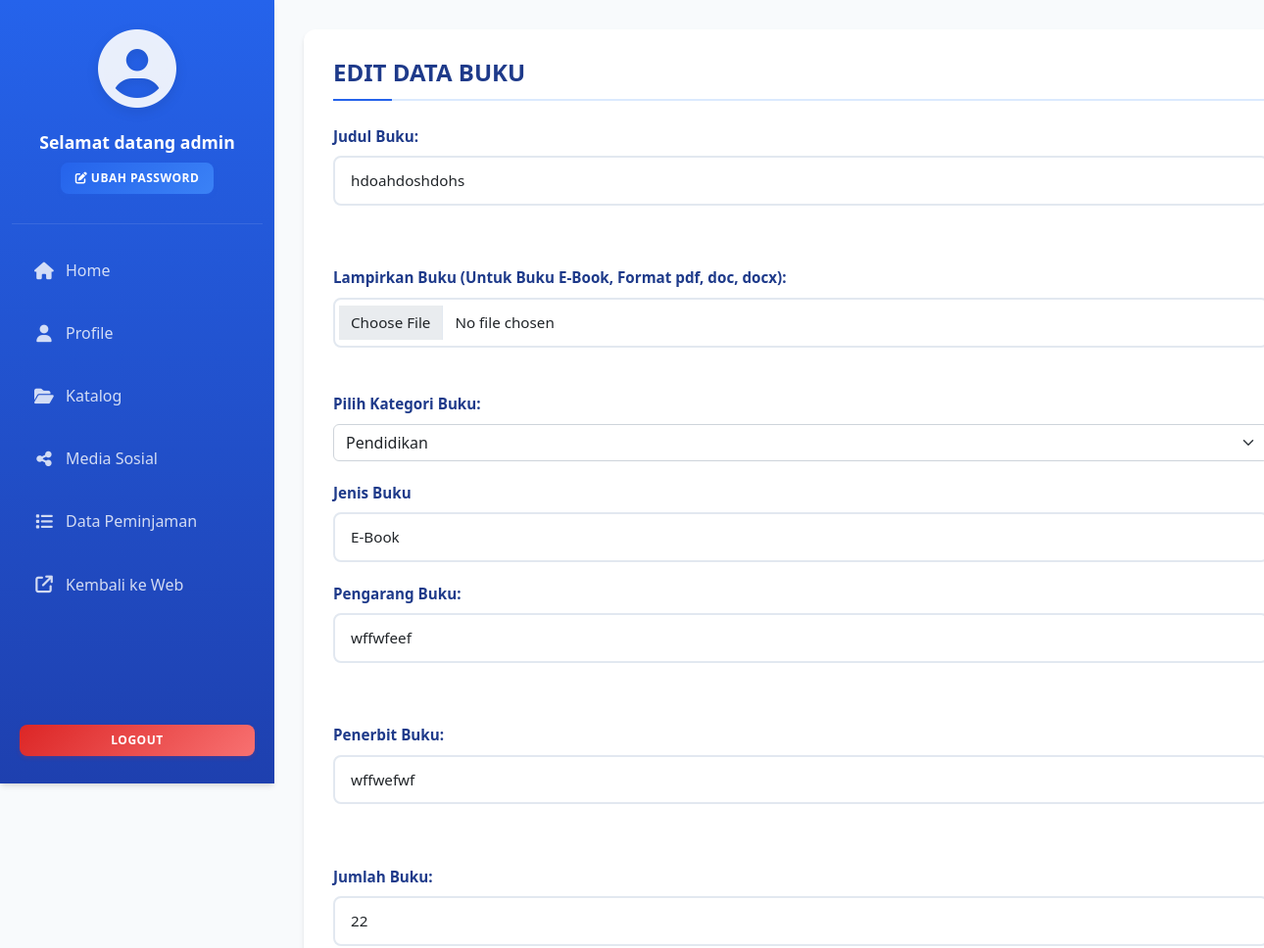
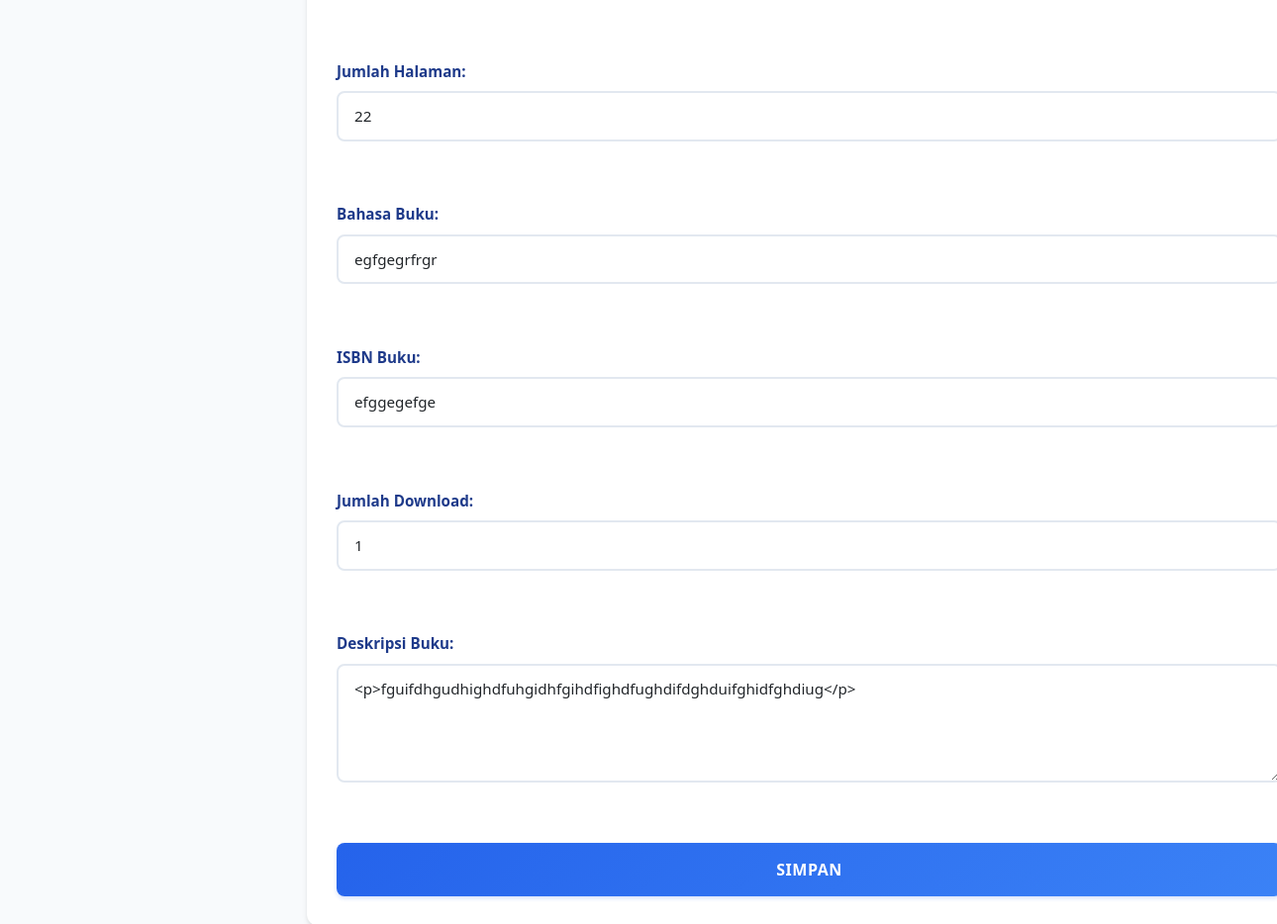
The page /admin/pages/edit_book.php?id=98 (signed in) on the database its author committed (2 pictures, top to bottom).
### tables this page shows
CREATE TABLE `buku` (
  `id_buku` int NOT NULL AUTO_INCREMENT,
  `judul_buku` varchar(100) NOT NULL,
  `lampiran_buku` varchar(100) NOT NULL DEFAULT '"#"',
  `thumbnail_buku` varchar(100) NOT NULL DEFAULT '"#"',
  `id_informasi` int NOT NULL,
  `kategori_buku` varchar(100) NOT NULL,
  `jenis_buku` enum('Fisik','E-Book') NOT NULL DEFAULT 'E-Book',
  `pengarang_buku` varchar(100) NOT NULL,
  `penerbit_buku` varchar(100) NOT NULL,
  `jumlah_buku` int NOT NULL,
  `download` int NOT NULL DEFAULT '1',
  `pinjam` int NOT NULL DEFAULT '1',
  `deskripsi_buku` varchar(500) NOT NULL,
  PRIMARY KEY (`id_buku`),
  KEY `FK_id_informasi_idx` (`id_informasi`),
  KEY `FK_id_buku` (`judul_buku`),
  CONSTRAINT `FK_id_informasi` FOREIGN KEY (`id_informasi`) REFERENCES `informasi` (`id_informasi`) ON DELETE CASCADE ON UPDATE CASCADE
);

CREATE TABLE `informasi` (
  `id_informasi` int NOT NULL AUTO_INCREMENT,
  `jumlah_halaman` int NOT NULL,
  `bahasa_buku` varchar(45) NOT NULL,
  `isbn_buku` varchar(45) NOT NULL,
  PRIMARY KEY (`id_informasi`)
);

### config/class.php (called while the page is built, shortened)
<?php
class Perpustakaan{
    private $conn;
    public function __construct($dbConnection){
        $this->conn = $dbConnection;
    }
    public function viewBookDetail($id_berita): array{
        $id = $id_berita;
        $sql = <<<SQL
            SELECT buku.*, informasi.jumlah_halaman, informasi.bahasa_buku, informasi.isbn_buku
            FROM buku
            JOIN informasi ON buku.id_informasi = informasi.id_informasi
            WHERE buku.id_buku = ?
        SQL;
        $stmt = $this->conn->prepare($sql);
        $stmt->bindParam(1, $id);
        $stmt->execute();
        $book = $stmt->fetch(PDO::FETCH_ASSOC);
        return [
            "book" => $book
        ];
    }
}

### admin/pages/edit_book.php (the view, shortened to what this page needs)
<?php
require_once __DIR__ . "/../../config/class.php";
require_once __DIR__ . "/../config/class.php";
$conn = getConnection();
$perpustakaan = new Perpustakaan($conn);
if($_SERVER['REQUEST_METHOD'] == "GET"){
    if (isset($_GET['id'])) {
        $id_berita = $_GET['id'];
        $result = $perpustakaan->viewBookDetail($id_berita);
        $book = $result['book'];
    }
}
?>
<!DOCTYPE html>
<html lang="en">
<head>
    <link href="https://cdn.jsdelivr.net/npm/bootstrap@5.2.3/dist/css/bootstrap.min.css" rel="stylesheet">
    <link href="https://cdn.jsdelivr.net/npm/bootstrap-icons@1.10.5/font/bootstrap-icons.css" rel="stylesheet">
    <link rel="stylesheet" href="https://cdnjs.cloudflare.com/ajax/libs/font-awesome/6.5.0/css/all.min.css" />
    <link rel="stylesheet" href="https://cdnjs.cloudflare.com/ajax/libs/toastr.js/latest/css/toastr.min.css">
    <link rel="stylesheet" href="../../assets/style/admin_home.css">
</head>
<body>
    <div class="container-fluid">
        <div class="row min-vh-100">
            <div class="col-md-2 col-12 bg-primary">
            <?php include 'nav.php'; ?>
            </div>
            <div class="col-md-10 col-12 bg-success">
                <div>
                    <h1>EDIT DATA BUKU</h1>
                    <form action="edit_book.php" id="edit_book" method="POST" enctype="multipart/form-data">
                        <label class="form-label" for="judul_buku">Judul Buku:</label><br>
                        <input class="form-control" type="text" name="judul_buku" id="judul_buku" autocomplete="off" required value="<?= isset($book['judul_buku']) ? htmlspecialchars($book['judul_buku']) : "Tidak Ada Judul Buku" ?>"><br>
                        <?php if($book["jenis_buku"] == "E-Book"){ ?>
                            <label class="form-label" for="lampiran_buku">Lampirkan Buku (Untuk Buku E-Book, Format pdf, doc, docx):</label><br>
                            <input class="form-control" type="file" name="lampiran_buku" accept=".pdf,.doc,.docx" id="lampiran_buku" value="<?= isset($book['lampiran_buku']) ? htmlspecialchars($book['lampiran_buku']) : "Tidak Ada Lampiran" ?>" autocomplete="off" placeholder="Lampirkan file pdf, doc, docx"><br>
                        <?php } ?>
                        <label class="form-label" for="kategori_buku">Pilih Kategori Buku:</label><br>
                        <?php
                        $kategoriList = [
                            "Romansa" => "Romansa",
                            "Petualangan" => "Petualangan",
                            "Fantasi" => "Fantasi",
                            "Misteri" => "Misteri",
                            "Teknologi" => "Teknologi",
                            "Kesehatan" => "Kesehatan",
                            "Sejarah" => "Sejarah",
                            "Psikologi" => "Psikologi",
                            "Filsafat" => "Filsafat",
                            "Biografi" => "Biografi",
                            "Sosiologi" => "Sosiologi",
                            "Politik & Pemerintahan" => "Politik & Pemerintahan",
                            "Ekonomi & Bisnis" => "Ekonomi & Bisnis",
                            "Agama" => "Agama",
                            "Pendidikan" => "Pendidikan",
                            "Pengembangan Diri" => "Pengembangan Diri"
                        ];
                        ?>
                        <select class="form-select" name="kategori_buku" id="kategori_buku" required>
                            <?php foreach ($kategoriList as $value => $label): ?>
                                <option value="<?= $value ?>" <?= $book['kategori_buku'] == $value ? 'selected' : '' ?>>
                                    <?= $label ?>
                                </option>
                            <?php endforeach; ?>
                        </select>
                        <label class="form-label" for="jenis_buku">Jenis Buku</label>
                        <input type="text" class="form-control" name="jenis_buku" value="<?= isset($book['jenis_buku']) ? htmlspecialchars($book['jenis_buku']) : "Tidak Ada Jenis Buku" ?>" readonly>
                        <label class="form-label" for="pengarang_buku">Pengarang Buku:</label><br>
                        <input class="form-control" type="text" name="pengarang_buku" id="pengarang_buku" value="<?= isset($book['pengarang_buku']) ? htmlspecialchars($book['pengarang_buku']) : "Tidak Ada Pengarang Buku" ?>" autocomplete="off"><br>
                        <label class="form-label" for="penerbit_buku">Penerbit Buku:</label><br>
                        <input class="form-control" type="text" name="penerbit_buku" id="penerbit_buku" value="<?= isset($book['penerbit_buku'])? htmlspecialchars($book['penerbit_buku']) : "Tidak Ada Penerbit Buku" ?>" autocomplete="off"><br>
                        <label class="form-label" for="jumlah_buku">Jumlah Buku:</label><br>
                        <input class="form-control" type="number" name="jumlah_buku" id="jumlah_buku" value="<?= isset($book['jumlah_buku'])? htmlspecialchars($book['jumlah_buku']) : "Tidak Ada Jumlah Buku"  ?>" autocomplete="off" required><br>
                        <label class="form-label" for="jumlah_halaman">Jumlah Halaman:</label><br>
                        <input class="form-control" type="number" name="jumlah_halaman" min="5" max="10000" id="jumlah_halaman" value="<?= isset($book['jumlah_halaman']) ? htmlspecialchars($book['jumlah_halaman']) : "Tidak Ada Jumlah Halaman"  ?>" autocomplete="off" required><br>
                        <label class="form-label" for="bahasa_buku">Bahasa Buku:</label><br>
                        <input class="form-control" type="text" name="bahasa_buku" id="bahasa_buku" min="0" max="10000" value="<?= isset($book['bahasa_buku']) ? htmlspecialchars($book['bahasa_buku']) : "Tidak Ada Bahasa Buku"?>" autocomplete="off" required><br>
                        <label class="form-label" for="isbn_buku">ISBN Buku:</label><br>
                        <input class="form-control" type="text" name="isbn_buku" id="isbn_buku" value="<?= isset($book['isbn_buku']) ? htmlspecialchars($book['isbn_buku']) : "Tidak Ada ISBN Buku" ?>" autocomplete="off" required><br>
                        <?php if($book["jenis_buku"] == "E-Book") {?>
                            <label class="form-label" for="download_buku">Jumlah Download:</label><br>
                            <input class="form-control" type="text" name="download_buku" id="download_buku" value="<?= isset($book['download']) ? htmlspecialchars($book['download']) : "Tidak Ada Jumlah Download" ?>" autocomplete="off" required><br>
                        <?php } ?>
                        <label class="form-label" for="deskripsi_buku">Deskripsi Buku:</label><br>
                        <textarea name="deskripsi_buku" id="deskripsi_buku" class="form-control" rows="4" cols="50" autocomplete="off" ><?= isset($book['deskripsi_buku']) ? htmlspecialchars($book['deskripsi_buku']) : "Tidak Ada Deskripsi Buku"  ?></textarea><br>
                        <button class="btn btn-save w-100" type="submit" name="submit">Simpan</button>
                    </form>
                </div>
            </div>
        </div>
    </div>
</body>
</html>

### assets/style/admin_home.css (style rules this page uses)
:root { --primary-blue: #2563eb; --primary-blue-dark: #1d4ed8; --primary-blue-light: #3b82f6; --primary-grey: #374151; --primary-grey-light: #4b5563; --danger-red: #dc2626; --danger-red-light: #f87171; --secondary-blue: #1e40af; --light-blue: #dbeafe; --very-light-blue: #eff6ff; --dark-blue: #1e3a8a; --success-green: #059669; --success-light: #dcfce7; --danger-red: #dc2626; --warning-orange: #d97706; --gray-50: #f8fafc; --gray-100: #f1f5f9; --gray-200: #e2e8f0; --gray-300: #cbd5e1; --gray-400: #94a3b8; --gray-500: #64748b; --gray-600: #475569; --gray-700: #334155; --gray-800: #1e293b; --gray-900: #0f172a; --white: #ffffff; --border-radius: 8px; --border-radius-lg: 12px; --box-shadow: 0 4px 6px -1px rgba(0, 0, 0, 0.1), 0 2px 4px -1px rgba(0, 0, 0, 0.06); --box-shadow-lg: 0 10px 25px -3px rgba(0, 0, 0, 0.1), 0 4px 6px -2px rgba(0, 0, 0, 0.05); --transition: all 0.3s ease; }
* { margin: 0; padding: 0; box-sizing: border-box; }
body { font-family: 'Segoe UI', Tahoma, Geneva, Verdana, sans-serif; background-color: var(--gray-50); color: var(--gray-700); line-height: 1.6; overflow-x: hidden; }
.container-fluid { padding: 0; }
.row { margin: 0; }
.col-md-2.bg-primary { background: linear-gradient(180deg, var(--primary-blue) 0%, var(--secondary-blue) 100%) !important; position: fixed; height: 100vh; width: 280px; left: 0; top: 0; z-index: 1000; box-shadow: var(--box-shadow); overflow-y: auto; }
.col-md-10.bg-success { background: var(--gray-50) !important; margin-left: 280px; min-height: 100vh; padding: 30px; }
.col-md-10 > div { background: var(--white); border-radius: var(--border-radius-lg); box-shadow: var(--box-shadow); padding: 30px; margin-bottom: 30px; transition: var(--transition); }
.col-md-10 > div h1 { color: var(--dark-blue); font-size: 1.5rem; font-weight: 700; margin-bottom: 24px; padding-bottom: 12px; border-bottom: 2px solid var(--light-blue); position: relative; }
.col-md-10 > div h1::after { content: ''; position: absolute; bottom: -2px; left: 0; width: 60px; height: 2px; background: var(--primary-blue); }
.form-label { color: var(--dark-blue) !important; font-weight: 600 !important; margin-bottom: 8px !important; font-size: 0.95rem; }
.form-control { border: 2px solid var(--gray-200) !important; border-radius: var(--border-radius) !important; padding: 12px 16px !important; font-size: 0.95rem; transition: var(--transition); background-color: var(--white); }
.form-control::placeholder { color: var(--gray-400); font-style: italic; }
textarea.form-control { resize: vertical; min-height: 120px; }
.btn-save { background: linear-gradient(135deg, var(--primary-blue), var(--primary-blue-light)) !important; border: none !important; color: var(--white) !important; border-radius: var(--border-radius) !important; padding: 15px 25px !important; font-weight: 600 !important; font-size: 1rem; transition: var(--transition); box-shadow: 0 2px 4px rgba(37, 99, 235, 0.2); text-transform: uppercase; letter-spacing: 0.5px; }
.container-fluid { position: relative; z-index: auto; }
form > * { margin-bottom: 20px; }
form > *:last-child { margin-bottom: 0; }

### rows shown on the page
buku: judul_buku "hdoahdoshdohs", kategori_buku "Pendidikan", jenis_buku "E-Book", pengarang_buku "wffwfeef", penerbit_buku "wffwefwf", jumlah_buku "22", jumlah_halaman "22", bahasa_buku "egfgegrfrgr", isbn_buku "efggegefge", download_buku "1", deskripsi_buku "<p>fguifdhgudhighdfuhgidhfgihdfighdfughdifdghduifghidfghdiug</p>"

### other values the page prints
$_SESSION['nama_user'] "admin"
